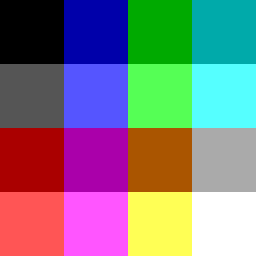
#> input picture color palette.png, 256 x 256 px
$ python color-filtering.py
#> lines starting #> are read from the running program, lines starting #| are printed output that depends on the picture
import cv2
import numpy as np

img1 = cv2.imread('color palette.png')
#> img1 is the input picture: shape (256, 256, 3); mean B, G, R 127.5, 122.2, 127.5
print('img 1 shape : ', img1.shape)
#| img 1 shape :  (256, 256, 3)

img2 = cv2.imread('wall.jpg')
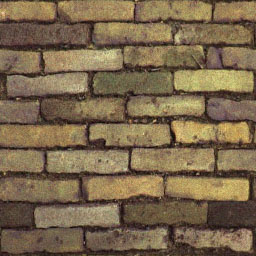
#> input picture wall.jpg, 256 x 256 px
#> img2 is the input picture: shape (256, 256, 3); mean B, G, R 77.5, 104.6, 124
print('img 2 shape : ', img2.shape)
#| img 2 shape :  (256, 256, 3)

while True:
    cv2.imshow('original 1', img1)
    cv2.imshow('original 2', img2)

    cv2.imshow('addition', cv2.add(img1, img2))
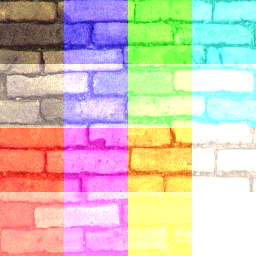
#> window 'addition': shape (256, 256, 3); mean B, G, R 183.8, 195.5, 210.3
    cv2.imshow('weighted addition', cv2.addWeighted(img1, 0.7, img2, 0.3, 0))
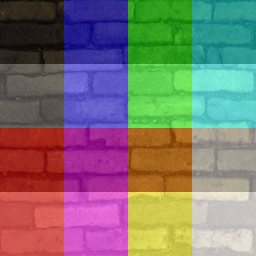
#> window 'weighted addition': shape (256, 256, 3); mean B, G, R 112.5, 116.9, 126.4

    cv2.imshow('bitwise and', cv2.bitwise_and(img1, img2))
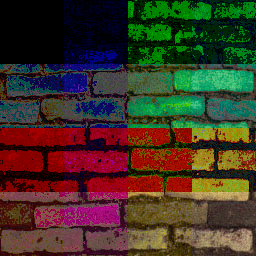
#> window 'bitwise and': shape (256, 256, 3); mean B, G, R 37.1, 52.1, 64.4
    cv2.imshow('bitwise not', cv2.bitwise_not(img1))
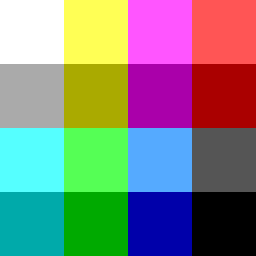
#> window 'bitwise not': shape (256, 256, 3); mean B, G, R 127.5, 132.8, 127.5

    # check for quit
    if cv2.waitKey(1) & 0xFF == ord('q'):
#> (key q is pressed here)
        break


cv2.destroyAllWindows()
